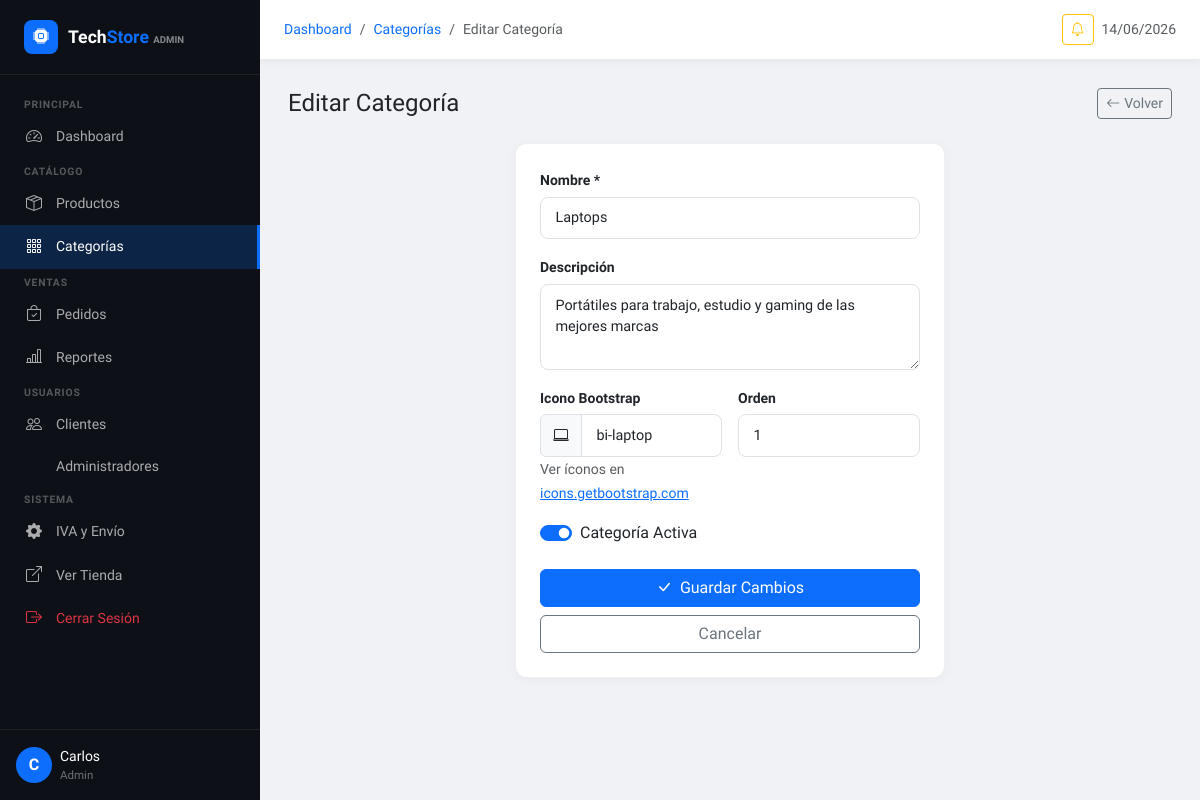
The page /admin/categorias/editar/1 (signed in) on the database its author committed.
### tables this page shows
CREATE TABLE IF NOT EXISTS categorias (
  id INT UNSIGNED NOT NULL AUTO_INCREMENT,
  nombre VARCHAR(100) NOT NULL,
  slug VARCHAR(100) NOT NULL UNIQUE,
  descripcion TEXT DEFAULT NULL,
  icono VARCHAR(100) DEFAULT NULL,
  imagen VARCHAR(255) DEFAULT NULL,
  categoria_padre INT UNSIGNED DEFAULT NULL,
  activa TINYINT(1) NOT NULL DEFAULT 1,
  orden INT UNSIGNED DEFAULT 0,
  created_at TIMESTAMP DEFAULT CURRENT_TIMESTAMP,
  updated_at TIMESTAMP DEFAULT CURRENT_TIMESTAMP ON UPDATE CURRENT_TIMESTAMP,
  PRIMARY KEY (id),
  INDEX idx_slug (slug),
  INDEX idx_activa (activa),
  INDEX idx_padre (categoria_padre),
  CONSTRAINT fk_cat_padre FOREIGN KEY (categoria_padre) REFERENCES categorias(id) ON DELETE SET NULL ON UPDATE CASCADE
);

### admin/controllers/AdminAuthController.php (called while the page is built, shortened)
<?php
class AdminCategoriaController {
    private CategoriaModel $model;
    public function __construct() {
        $this->model = new CategoriaModel();
    }
    public function editar(int $id): void {
        $categoria = $this->model->obtenerPorId($id);
        require BASE_PATH . '/admin/views/categories/form.php';
    }
}

### config/Database.php (called while the page is built, shortened)
<?php
class Database {
    private static ?Database $instance = null;
    private ?PDO $connection = null;
    public static function getInstance(): Database {
        if (self::$instance === null) {
            self::$instance = new self();
        }
        return self::$instance;
    }
    private function connect(): void {
        $dsn = sprintf(
            'mysql:host=%s;port=%s;dbname=%s;charset=%s',
            DB_HOST,
            DB_PORT,
            DB_NAME,
            DB_CHARSET
        );
        $options = [
            PDO::ATTR_ERRMODE            => PDO::ERRMODE_EXCEPTION,
            PDO::ATTR_DEFAULT_FETCH_MODE => PDO::FETCH_ASSOC,
            PDO::ATTR_EMULATE_PREPARES   => false,
            PDO::ATTR_PERSISTENT         => false,
            PDO::MYSQL_ATTR_INIT_COMMAND => "SET NAMES utf8mb4 COLLATE utf8mb4_unicode_ci",
        ];
        try {
            $this->connection = new PDO($dsn, DB_USER, DB_PASS, $options);
        } catch (PDOException $e) {
            if (ENTORNO === 'desarrollo') {
                die('<div style="background:#ff4444;color:#fff;padding:20px;font-family:monospace;">
                    <h3>Error de conexión a la Base de Datos</h3>
                    <p>' . htmlspecialchars($e->getMessage()) . '</p>
                    <p>Verifique la configuración en config/config.php</p>
                </div>');
            } else {
                error_log('DB Connection Error: ' . $e->getMessage());
                die('Error interno del servidor. Por favor intente más tarde.');
            }
        }
    }
    public function queryOne(string $sql, array $params = []): ?array {
        try {
            $stmt = $this->connection->prepare($sql);
            $stmt->execute($params);
            $result = $stmt->fetch();
            return $result ?: null;
        } catch (PDOException $e) {
            $this->handleError($e, $sql);
            return null;
        }
    }
}

### models/Models.php (called while the page is built, shortened)
<?php
require_once BASE_PATH . '/config/Database.php';
class CategoriaModel {
    private Database $db;
    public function __construct() {
        $this->db = Database::getInstance();
    }
    public function obtenerPorId(int $id): ?array {
        return $this->db->queryOne("SELECT * FROM categorias WHERE id = :id", ['id' => $id]);
    }
}

### admin/AdminHelpers.php (called while the page is built, shortened)
<?php
function e(mixed $v): string {
    return htmlspecialchars((string)($v ?? ''), ENT_QUOTES, 'UTF-8');
}

### admin/views/categories/form.php (the view, shortened to what this page needs)
<?php
$esEditar    = !empty($categoria);
$tituloAdmin = $esEditar ? 'Editar Categoría' : 'Nueva Categoría';
require BASE_PATH . '/admin/views/partials/header.php';
?>
<div class="d-flex justify-content-between align-items-center mb-4">
    <h1 class="h4 fw-800 mb-0"><?= $tituloAdmin ?></h1>
    <a href="<?= BASE_URL ?>/admin/categorias" class="btn btn-outline-secondary btn-sm"><i class="bi bi-arrow-left me-1"></i>Volver</a>
</div>
<div class="row justify-content-center">
<div class="col-lg-6">
<div class="admin-card">
    <div class="card-body">
    <form method="POST" action="<?= BASE_URL ?>/admin/categorias/guardar">
        <div class="mb-3">
            <label class="admin-form-label">Nombre *</label>
            <input type="text" name="nombre" class="form-control admin-form-control"
                   value="<?= e($categoria['nombre'] ?? '') ?>" required placeholder="Ej: Laptops">
        </div>
        <div class="mb-3">
            <label class="admin-form-label">Descripción</label>
            <textarea name="descripcion" class="form-control admin-form-control" rows="3"><?= e($categoria['descripcion'] ?? '') ?></textarea>
        </div>
        <div class="row g-3">
            <div class="col-sm-6">
                <label class="admin-form-label">Icono Bootstrap</label>
                <div class="input-group">
                    <span class="input-group-text" id="iconoPreview">
                        <i class="bi <?= e($categoria['icono'] ?? 'bi-tag') ?>"></i>
                    </span>
                    <input type="text" name="icono" class="form-control admin-form-control"
                           value="<?= e($categoria['icono'] ?? 'bi-tag') ?>"
                           placeholder="bi-laptop" id="iconoInput">
                </div>
                <small class="text-muted">Ver íconos en <a href="https://icons.getbootstrap.com" target="_blank">icons.getbootstrap.com</a></small>
            </div>
            <div class="col-sm-6">
                <label class="admin-form-label">Orden</label>
                <input type="number" name="orden" class="form-control admin-form-control"
                       value="<?= e($categoria['orden'] ?? 0) ?>" min="0">
            </div>
        </div>
        <div class="form-check form-switch mt-3 mb-4">
            <input class="form-check-input" type="checkbox" name="activa" id="chkActiva"
                   <?= ($categoria['activa'] ?? 1) ? 'checked' : '' ?>>
            <label class="form-check-label fw-600" for="chkActiva">Categoría Activa</label>
        </div>
        <div class="d-grid gap-2">
            <button type="submit" class="btn btn-primary fw-700">
                <i class="bi bi-check-lg me-2"></i><?= $esEditar ? 'Guardar Cambios' : 'Crear Categoría' ?>
            </button>
            <a href="<?= BASE_URL ?>/admin/categorias" class="btn btn-outline-secondary">Cancelar</a>
        </div>
    </form>
    </div>
</div>
</div>
</div>
<?php require BASE_PATH . '/admin/views/partials/footer.php'; ?>

### admin/views/partials/header.php (style rules this page uses)
:root { --admin-sidebar: 260px; --admin-nav: 60px; --primary:#0D6EFD; --dark:#212529; }
body { font-family:'Sora',sans-serif; background:#f0f2f5; }
.admin-card { background:white;border-radius:12px; border:1px solid rgba(0,0,0,.06); box-shadow:0 2px 12px rgba(0,0,0,.04); }
.admin-card .card-body { padding:1.5rem; }
.admin-form-label { font-weight:600;font-size:.875rem;margin-bottom:.35rem; }
.admin-form-control { border-radius:8px;border:1.5px solid #dee2e6; padding:.6rem .9rem;font-size:.9rem; transition:border-color .2s,box-shadow .2s; }

### rows shown on the page
categorias: nombre "Laptops", descripcion "Portátiles para trabajo, estudio y gaming de las mejores marcas", icono "bi-laptop", orden "1", activa "☑"

### other values the page prints
substr($_SESSION['admin_nombre'] ?? 'A', 0, 1) "C"
$_SESSION['admin_nombre'] "Carlos"
$_SESSION['admin_rol'] "Admin"
$b['label'] "Categorías"
$b['label'] "Editar Categoría"
$tituloAdmin "Editar Categoría"
